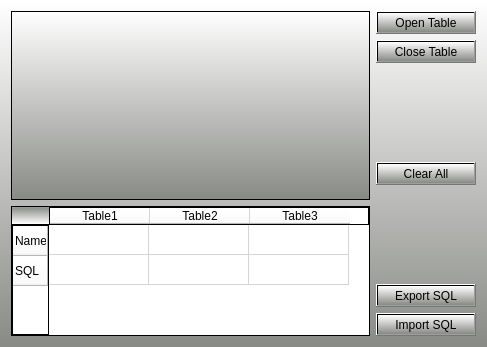
<?xml version="1.0" encoding="UTF-8"?>
<ui version="4.0">
 <class>MySqlBuilder</class>
 <widget class="QWidget" name="MySqlBuilder">
  <property name="geometry">
   <rect>
    <x>0</x>
    <y>0</y>
    <width>487</width>
    <height>347</height>
   </rect>
  </property>
  <property name="windowTitle">
   <string>Form</string>
  </property>
  <property name="styleSheet">
   <string notr="true">background-color: qlineargradient(spread:pad, x1:1, y1:1, x2:1, y2:0, stop:0 rgba(136, 138, 133, 255), stop:1 rgba(255, 255, 255, 255));</string>
  </property>
  <layout class="QHBoxLayout" name="horizontalLayout">
   <item>
    <layout class="QVBoxLayout" name="verticalLayout">
     <item>
      <layout class="QVBoxLayout" name="verticalLayout_2">
       <item>
        <widget class="QGraphicsView" name="graphicsView">
         <property name="mouseTracking">
          <bool>true</bool>
         </property>
         <property name="styleSheet">
          <string notr="true">border:1px solid black;</string>
         </property>
         <property name="dragMode">
          <enum>QGraphicsView::RubberBandDrag</enum>
         </property>
        </widget>
       </item>
       <item>
        <widget class="QTableWidget" name="tableWidget">
         <property name="minimumSize">
          <size>
           <width>0</width>
           <height>30</height>
          </size>
         </property>
         <property name="maximumSize">
          <size>
           <width>16777215</width>
           <height>132</height>
          </size>
         </property>
         <property name="styleSheet">
          <string notr="true">background-color:white;
border:1px solid black;</string>
         </property>
         <row>
          <property name="text">
           <string>Name</string>
          </property>
         </row>
         <row>
          <property name="text">
           <string>SQL</string>
          </property>
         </row>
         <column>
          <property name="text">
           <string>Table1</string>
          </property>
         </column>
         <column>
          <property name="text">
           <string>Table2</string>
          </property>
         </column>
         <column>
          <property name="text">
           <string>Table3</string>
          </property>
         </column>
        </widget>
       </item>
      </layout>
     </item>
    </layout>
   </item>
   <item>
    <layout class="QVBoxLayout" name="verticalLayout_3">
     <item>
      <widget class="QPushButton" name="pushButton">
       <property name="minimumSize">
        <size>
         <width>100</width>
         <height>0</height>
        </size>
       </property>
       <property name="text">
        <string>Open Table</string>
       </property>
      </widget>
     </item>
     <item>
      <widget class="QPushButton" name="pushButton_2">
       <property name="text">
        <string>Close Table</string>
       </property>
      </widget>
     </item>
     <item>
      <spacer name="verticalSpacer_2">
       <property name="orientation">
        <enum>Qt::Vertical</enum>
       </property>
       <property name="sizeHint" stdset="0">
        <size>
         <width>20</width>
         <height>40</height>
        </size>
       </property>
      </spacer>
     </item>
     <item>
      <widget class="QPushButton" name="pushButton_5">
       <property name="text">
        <string>Clear All</string>
       </property>
      </widget>
     </item>
     <item>
      <spacer name="verticalSpacer">
       <property name="orientation">
        <enum>Qt::Vertical</enum>
       </property>
       <property name="sizeHint" stdset="0">
        <size>
         <width>20</width>
         <height>40</height>
        </size>
       </property>
      </spacer>
     </item>
     <item>
      <widget class="QPushButton" name="pushButton_3">
       <property name="text">
        <string>Export SQL</string>
       </property>
      </widget>
     </item>
     <item>
      <widget class="QPushButton" name="pushButton_4">
       <property name="text">
        <string>Import SQL</string>
       </property>
      </widget>
     </item>
    </layout>
   </item>
  </layout>
 </widget>
 <resources/>
 <connections/>
</ui>
